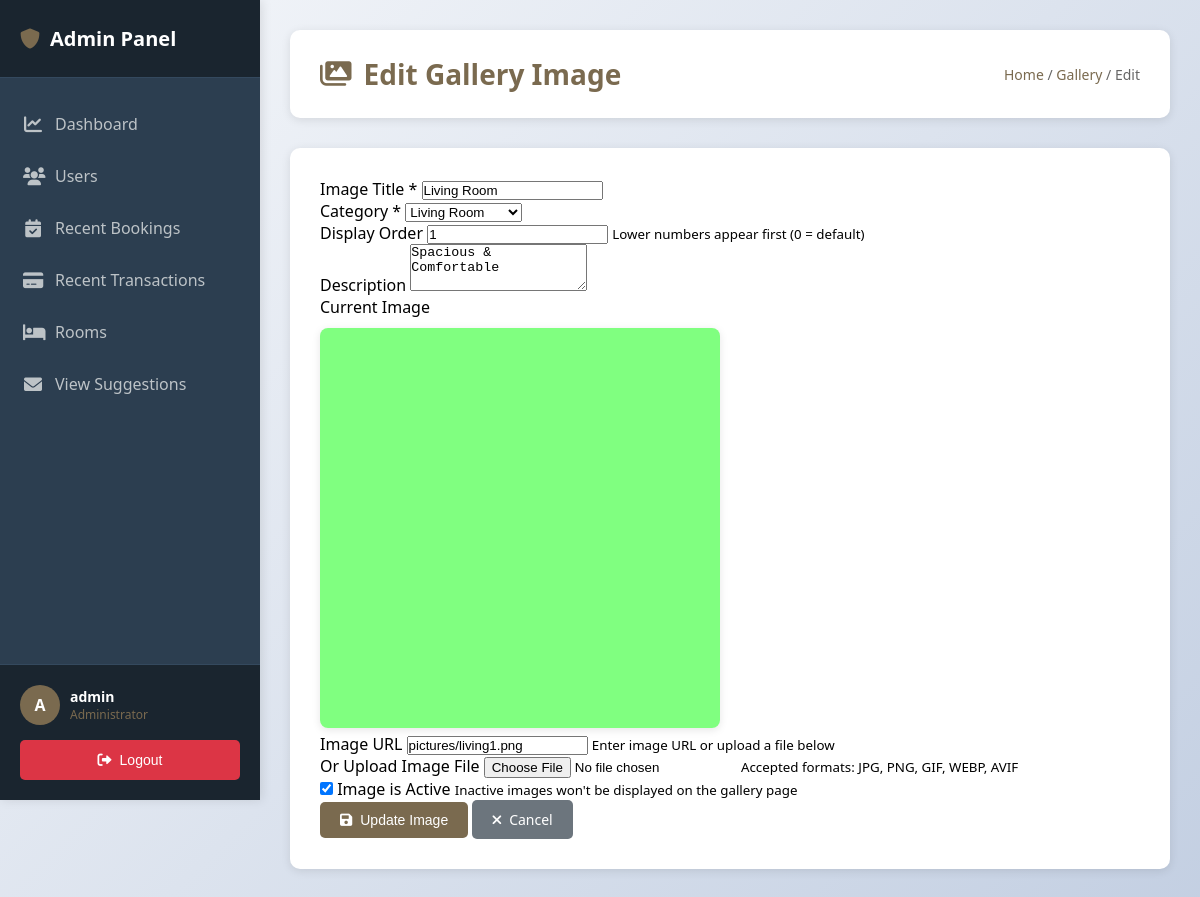
Page /admin/admin_gallery_manage.php?id=1 (signed in) on the committed database.
### tables this page shows
CREATE TABLE `gallery_images` (
  `id` int(11) NOT NULL,
  `image_url` varchar(500) NOT NULL,
  `title` varchar(255) NOT NULL,
  `category` varchar(100) NOT NULL,
  `description` varchar(255) DEFAULT NULL,
  `display_order` int(11) DEFAULT 0,
  `is_active` tinyint(1) DEFAULT 1,
  `created_at` timestamp NOT NULL DEFAULT current_timestamp(),
  `updated_at` timestamp NOT NULL DEFAULT current_timestamp() ON UPDATE current_timestamp()
);

### admin/admin_gallery_manage.php (the view, shortened to what this page needs)
<?php
require_once '../config/database.php';
$is_edit = false;
$image = null;
if (isset($_GET['id'])) {
    $image_id = (int)$_GET['id'];
    $is_edit = true;
    try {
        $stmt = $pdo->prepare("SELECT * FROM gallery_images WHERE id = ?");
        $stmt->execute([$image_id]);
        $image = $stmt->fetch();
    } catch(PDOException $e) {
        header('Location: admin_gallery.php');
        exit();
    }
}
$available_categories = [
    'living-room' => 'Living Room',
    'kitchen' => 'Full Kitchen',
    'dining' => 'Dining Area',
    'bedroom1' => 'Bedroom 1',
    'bedroom2' => 'Bedroom 2',
    'bathroom' => 'Full Bathroom',
    'workplace' => 'Workplace',
    'pool' => 'Pool',
    'activity' => 'Activity Area'
];
include 'includes/header.php';
?>
<div class="page-header">
    <h1><i class="fas fa-images"></i> <?php echo $is_edit ? 'Edit Gallery Image' : 'Add New Gallery Image'; ?></h1>
    <div class="breadcrumb">
        <a href="admin.php">Home</a> / <a href="admin_gallery.php">Gallery</a> / <?php echo $is_edit ? 'Edit' : 'Add'; ?>
    </div>
</div>
<div class="content-section">
    <form method="POST" enctype="multipart/form-data" class="room-form">
        <div class="form-grid">
            <div class="form-group full-width">
                <label for="title">Image Title <span class="required">*</span></label>
                <input type="text" id="title" name="title"
                       value="<?php echo htmlspecialchars($image['title'] ?? ''); ?>" required>
            </div>
            <div class="form-group">
                <label for="category">Category <span class="required">*</span></label>
                <select id="category" name="category" required>
                    <?php foreach ($available_categories as $key => $label): ?>
                    <option value="<?php echo $key; ?>"
                            <?php echo (isset($image['category']) && $image['category'] === $key) ? 'selected' : ''; ?>>
                        <?php echo htmlspecialchars($label); ?>
                    </option>
                    <?php endforeach; ?>
                </select>
            </div>
            <div class="form-group">
                <label for="display_order">Display Order</label>
                <input type="number" id="display_order" name="display_order"
                       value="<?php echo $image['display_order'] ?? 0; ?>" min="0">
                <small>Lower numbers appear first (0 = default)</small>
            </div>
            <div class="form-group full-width">
                <label for="description">Description</label>
                <textarea id="description" name="description" rows="3"><?php echo htmlspecialchars($image['description'] ?? ''); ?></textarea>
            </div>
            <?php if ($is_edit && !empty($image['image_url'])): ?>
            <div class="form-group full-width">
                <label>Current Image</label>
                <div style="max-width: 400px; margin-top: 10px;">
                    <img src="<?php echo htmlspecialchars($image['image_url']); ?>"
                         alt="<?php echo htmlspecialchars($image['title']); ?>"
                         style="width: 100%; height: auto; border-radius: 8px; box-shadow: 0 2px 8px rgba(0,0,0,0.1);"
                         onerror="this.src='https://via.placeholder.com/400x300?text=Image+Not+Found'">
                </div>
            </div>
            <?php endif; ?>
            <div class="form-group full-width">
                <label for="image_url">Image URL</label>
                <input type="url" id="image_url" name="image_url"
                       value="<?php echo htmlspecialchars($image['image_url'] ?? ''); ?>"
                       placeholder="https://example.com/image.jpg">
                <small>Enter image URL or upload a file below</small>
            </div>
            <div class="form-group full-width">
                <label for="image_file">Or Upload Image File</label>
                <input type="file" id="image_file" name="image_file" accept="image/*">
                <small>Accepted formats: JPG, PNG, GIF, WEBP, AVIF</small>
            </div>
            <div class="form-group">
                <label>
                    <input type="checkbox" name="is_active" value="1"
                           <?php echo (!isset($image['is_active']) || $image['is_active']) ? 'checked' : ''; ?>>
                    Image is Active
                </label>
                <small>Inactive images won't be displayed on the gallery page</small>
            </div>
        </div>
        <div class="form-actions">
            <button type="submit" class="btn btn-primary">
                <i class="fas fa-save"></i> <?php echo $is_edit ? 'Update Image' : 'Add Image'; ?>
            </button>
            <a href="admin_gallery.php" class="btn btn-secondary">
                <i class="fas fa-times"></i> Cancel
            </a>
        </div>
    </form>
</div>
<?php include 'includes/footer.php'; ?>

### assets/css/admin.css (style rules this page uses)
* { margin: 0; padding: 0; box-sizing: border-box; }
body { font-family: 'Segoe UI', Tahoma, Geneva, Verdana, sans-serif; background: linear-gradient(135deg, #f5f7fa 0%, #c3cfe2 100%); min-height: 100vh; margin: 0; padding: 0; overflow-x: hidden; }
.page-header { background: white; padding: 25px 30px; border-radius: 10px; box-shadow: 0 2px 10px rgba(0,0,0,0.1); margin-bottom: 30px; display: flex; justify-content: space-between; align-items: center; width: 100%; box-sizing: border-box; flex-wrap: wrap; gap: 15px; }
.page-header h1 { color: #7a6a4f; font-size: 28px; margin: 0; display: flex; align-items: center; gap: 12px; }
.page-header .breadcrumb { color: #666; font-size: 14px; }
.page-header .breadcrumb a { color: #7a6a4f; text-decoration: none; }
.content-section { background: white; padding: 30px; border-radius: 10px; box-shadow: 0 2px 10px rgba(0,0,0,0.1); margin-bottom: 30px; width: 100%; box-sizing: border-box; overflow: hidden; }
.btn { padding: 10px 20px; border: none; border-radius: 5px; cursor: pointer; font-size: 14px; font-weight: 500; transition: all 0.3s; text-decoration: none; display: inline-flex; align-items: center; gap: 8px; }
.btn-primary { background: #7a6a4f; color: white; }
.btn-secondary { background: #6c757d; color: white; }

### rows in the picture
gallery_images: title "Living Room", category "Living Room", display_order "1", description "Spacious & Comfortable", image_url (picture), image_url "pictures/living1.png", is_active "☑"

### other values in the picture
substr($_SESSION['username'], 0, 1) "A"
$_SESSION['username'] "admin"
